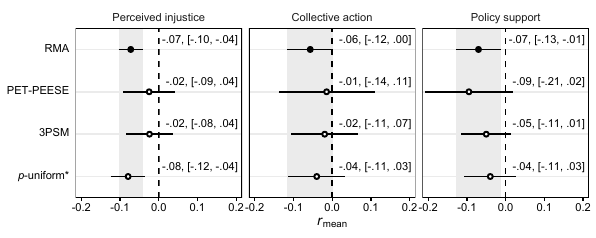

Write the R code that produced this figure.
rm(list = ls())

# Notes -------------------------------------------------------------------


# Library -----------------------------------------------------------------

  # Load packages
  library(tidyverse); library(ggtext); library(numform)


# Prepare -----------------------------------------------------------------

  # Import results from meta-bias analyses
  results <- read_rds("results/results_meta_biases.rds")
  

# Visualize ---------------------------------------------------------------

  # Make figure
  results %>% 
    mutate(
      estimate = if_else(method == "RMA", "unadjusted", "adjusted")
    ) %>% 
  ggplot(., aes(x = est, y = fct_rev(method))) +
    geom_rect(
      data = results %>% filter(method == "RMA"),
      aes(xmin = l95, xmax = u95),
      ymin = -Inf, ymax = Inf,
      fill = "grey92"
    ) +
    geom_hline(
      aes(yintercept = fct_rev(method)),
      colour = "grey92"
    ) +
    geom_pointrange(
      aes(xmin = l95, xmax = u95, fill = estimate),
      shape = "circle filled",
      fatten = 2,
      size = 0.5
    ) +
    geom_vline(
      xintercept = 0, 
      linetype = "dashed",
      size = 0.5
    ) +
    geom_richtext(
      aes(label = paste0(f_num(est, 2), ", [", f_num(l95, 2), ", ", f_num(u95, 2), "]")),
      x = 0.215,
      size = 8/.pt,
      hjust = 1, vjust = 0,
      label.padding = unit(c(0, 0, 0, 0), "lines"),
      label.margin = unit(c(0.2, 0.2, 0.2, 0.2), "lines"),
      label.r = unit(0, "lines"),
      label.colour = NA
    ) +
    scale_fill_manual(
      values = c(
        "adjusted" = "white",
        "unadjusted" = "black"
      )
    ) +
    coord_cartesian(
      xlim = c(-0.215, 0.215),
      ylim = c(0.5, 4.5),
      expand = FALSE
    ) +
    facet_grid(. ~ y_name) +
    theme_classic(base_size = 10) +
    theme(
      legend.position = "none",
      strip.background = element_blank(),
      axis.line = element_blank(),
      axis.text.y = element_markdown(colour = "black"),
      axis.text.x = element_text(colour = "black"),
      axis.ticks.y = element_blank(),
      axis.ticks.x = element_line(colour = "black"),
      panel.background = element_rect(colour = "black", fill = NA),
      panel.ontop = TRUE
    ) +
    labs(
      x = expression(italic(r[plain(mean)])),
      y = NULL
    )


# Export ------------------------------------------------------------------

  # Export figure (as .pdf)
  ggsave(
    "figures/figure-meta-biases.pdf",
    width = 15.14, height = 15.14/5*2, units = "cm",
    device = cairo_pdf
  )
  
  # Export figure (as .png)
  ggsave(
    "figures/figure-meta-biases.png",
    width = 15.14, height = 15.14/5*2, units = "cm",
    dpi = 600
  )
